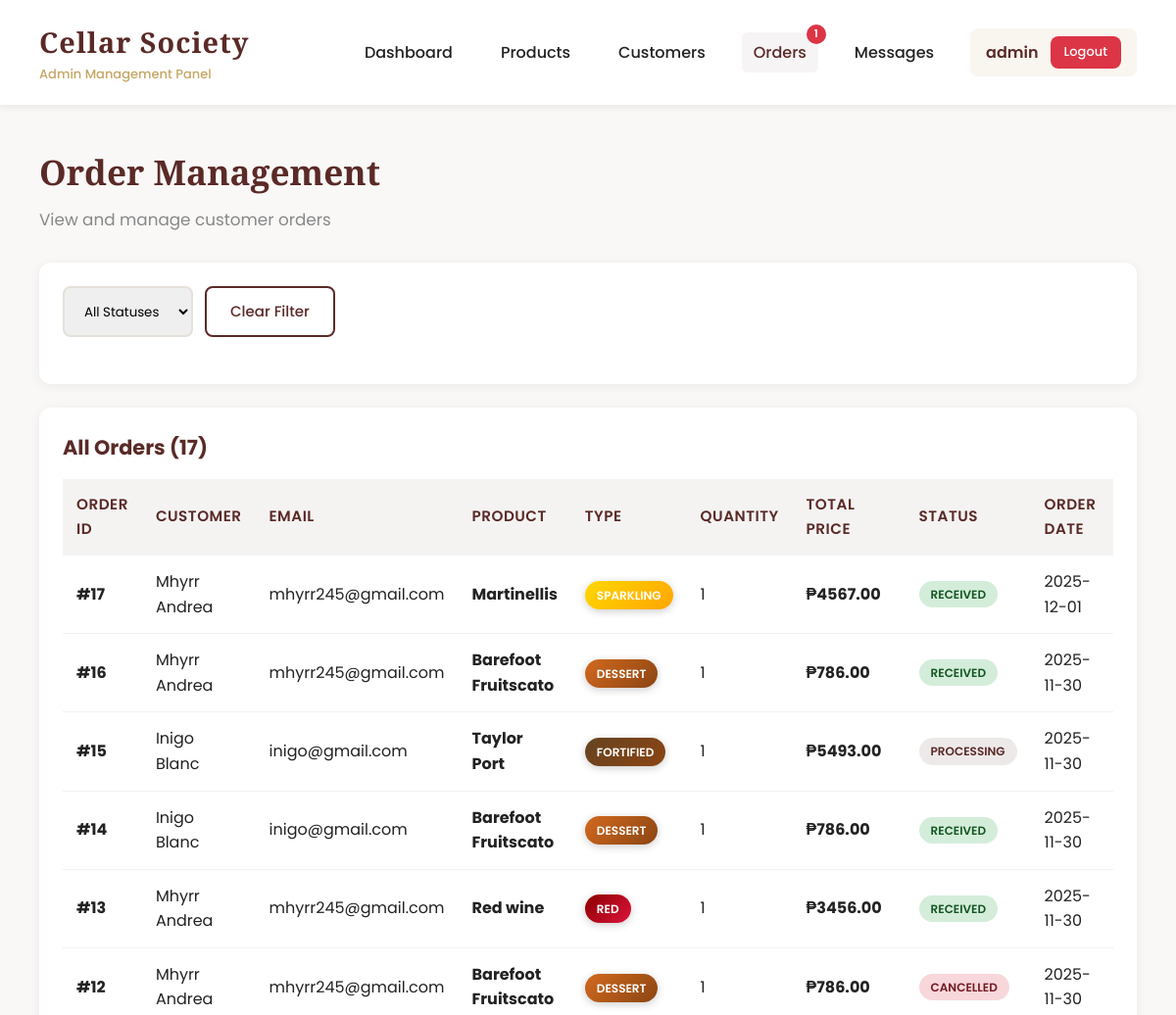
The page /orders (signed in, upper part) on the database as committed earlier.
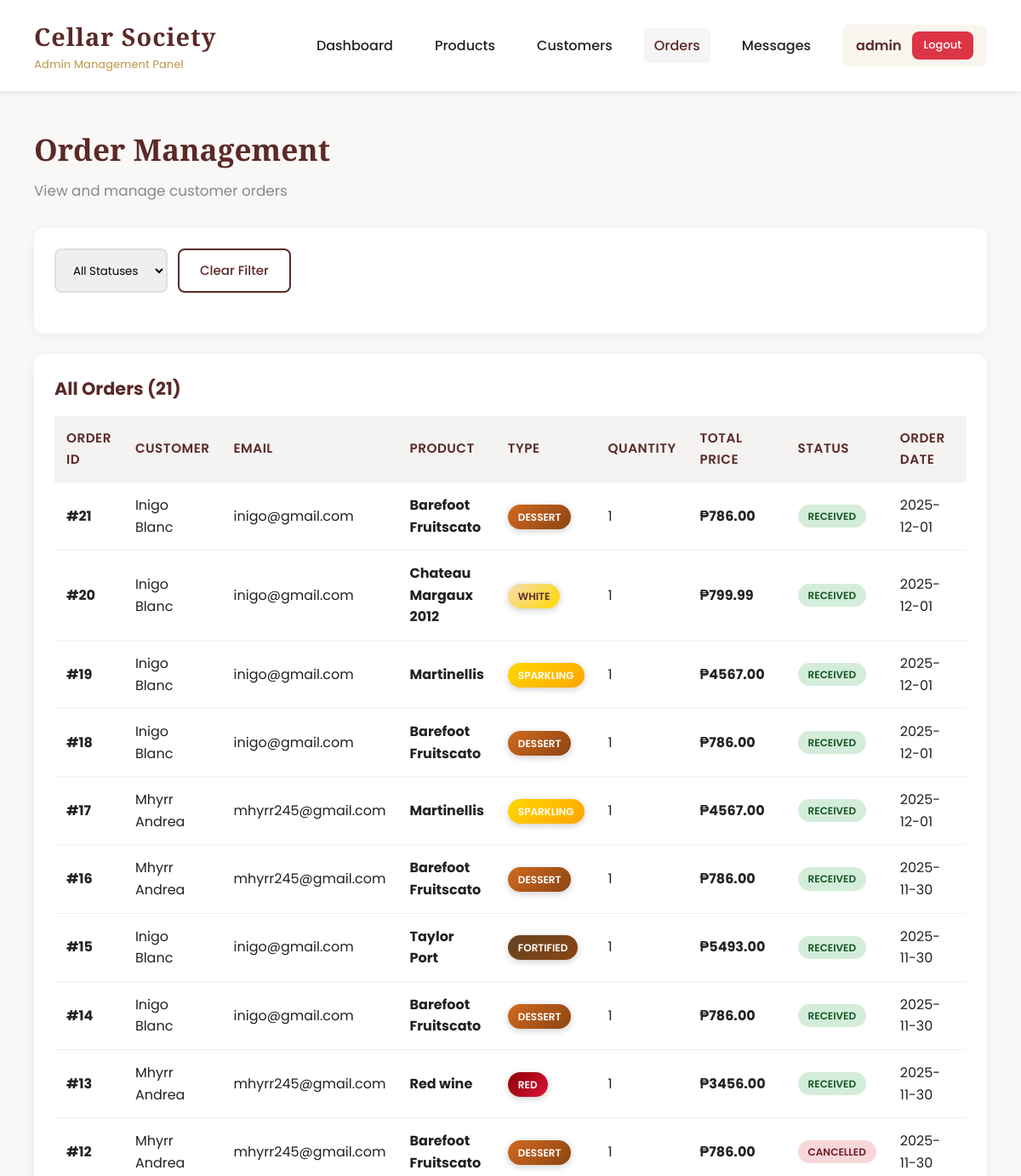
The same page on the database as committed later.
### tables this page shows
CREATE TABLE orders (
        id INTEGER PRIMARY KEY AUTOINCREMENT,
        customer_id INTEGER NOT NULL,
        product_id INTEGER NOT NULL,
        quantity INTEGER NOT NULL,
        total_price REAL NOT NULL,
        status TEXT DEFAULT 'Pending',
        order_date TIMESTAMP DEFAULT CURRENT_TIMESTAMP, estimated_delivery_date TEXT, shipped_date TEXT,
        FOREIGN KEY (customer_id) REFERENCES customers(id),
        FOREIGN KEY (product_id) REFERENCES products(id)
    );

CREATE TABLE customers (
        id INTEGER PRIMARY KEY AUTOINCREMENT,
        name TEXT NOT NULL,
        email TEXT UNIQUE NOT NULL,
        password TEXT NOT NULL,
        phone TEXT,
        address TEXT,
        joined_at TIMESTAMP DEFAULT CURRENT_TIMESTAMP
    );

CREATE TABLE products (
        id INTEGER PRIMARY KEY AUTOINCREMENT,
        name TEXT NOT NULL,
        type TEXT NOT NULL,
        region TEXT NOT NULL,
        vintage INTEGER NOT NULL,
        price REAL NOT NULL,
        alcohol REAL NOT NULL,
        stock INTEGER NOT NULL,
        description TEXT,
        image_url TEXT,
        created_at TIMESTAMP DEFAULT CURRENT_TIMESTAMP
    );

### app.py (the view)
@app.route('/orders')
@login_required
def orders():
    status_filter = request.args.get('status', '')
    conn = get_db_connection()
    query = '''
        SELECT o.*, c.name as customer_name, c.email as customer_email,
               p.name as product_name, p.type as product_type
        FROM orders o
        JOIN customers c ON o.customer_id = c.id
        JOIN products p ON o.product_id = p.id
        WHERE 1=1
    '''
    params = []
    if status_filter:
        query += ' AND o.status = ?'
        params.append(status_filter)
    query += ' ORDER BY o.order_date DESC'
    orders = conn.execute(query, params).fetchall()
    conn.close()
    return render_template('admin/orders.html', orders=orders, status_filter=status_filter)

### app.py (called while the page is built)
def get_db_connection():
    conn = sqlite3.connect('cellar_society.db')
    conn.row_factory = sqlite3.Row
    return conn

def login_required(f):
    @wraps(f)
    def decorated_function(*args, **kwargs):
        if 'admin_id' not in session:
            flash('Please login first', 'error')
            return redirect(url_for('login'))
        return f(*args, **kwargs)
    return decorated_function

def get_admin_notification_counts():
    conn = get_db_connection()
    pending_orders = conn.execute('''
        SELECT COUNT(*) as count FROM orders
        WHERE status = 'Pending'
    ''').fetchone()['count']
    processing_orders = conn.execute('''
        SELECT COUNT(*) as count FROM orders
        WHERE status = 'Processing'
    ''').fetchone()['count']
    unread_messages = conn.execute('''
        SELECT COUNT(*) as count FROM messages
        WHERE sender_type = 'customer' AND is_read = 0
    ''').fetchone()['count']
    conn.close()
    total = pending_orders + processing_orders + unread_messages
    return {
        'pending_orders': pending_orders,
        'processing_orders': processing_orders,
        'unread_messages': unread_messages,
        'total': total
    }

### templates/admin/orders.html (shortened to what the changed rows need)
{% extends "admin/base.html" %}
{% block content %}
<div class="page-header">
    <h2>Order Management</h2>
</div>
<div class="card">
    <h3>All Orders ({{ orders|length }})</h3>
    {% if orders %}
    <div class="table-container">
        <table>
            <thead>
                <tr>
                    <th>Order ID</th>
                    <th>Customer</th>
                    <th>Email</th>
                    <th>Product</th>
                    <th>Type</th>
                    <th>Quantity</th>
                    <th>Total Price</th>
                    <th>Status</th>
                    <th>Order Date</th>
                    <th>Actions</th>
                </tr>
            </thead>
            <tbody>
                {% for order in orders %}
                <tr>
                    <td><strong>#{{ order.id }}</strong></td>
                    <td>{{ order.customer_name }}</td>
                    <td>{{ order.customer_email }}</td>
                    <td><strong>{{ order.product_name }}</strong></td>
                    <td>
                        {% if order.product_type == 'Red' %}
                            <span style="background: linear-gradient(135deg, #8B0000, #DC143C); color: white; padding: 6px 12px; border-radius: 20px; font-size: 12px; font-weight: 600;
                            text-transform: uppercase; box-shadow: 0 2px 8px rgba(0,0,0,0.2);">
                                Red
                            </span>
                        {% elif order.product_type == 'White' %}
                            <span style="background: linear-gradient(135deg, #F5DEB3, #FFD700); color: #5a2a27; padding: 6px 12px; border-radius: 20px; font-size: 12px; font-weight: 600;
                            text-transform: uppercase; box-shadow: 0 2px 8px rgba(0,0,0,0.2);">
                                White
                            </span>
                        {% elif order.product_type == 'Rosé' %}
                            <span style="background: linear-gradient(135deg, #FFB6C1, #FF69B4); color: white; padding: 6px 12px; border-radius: 20px; font-size: 12px; font-weight: 600;
                            text-transform: uppercase; box-shadow: 0 2px 8px rgba(0,0,0,0.2);">
                                Rosé
                            </span>
                        {% elif order.product_type == 'Sparkling' %}
                            <span style="background: linear-gradient(135deg, #FFD700, #FFA500); color: white; padding: 6px 12px; border-radius: 20px; font-size: 12px; font-weight: 600;
                            text-transform: uppercase; box-shadow: 0 2px 8px rgba(0,0,0,0.2);">
                                Sparkling
                            </span>
                        {% elif order.product_type == 'Dessert' %}
                            <span style="background: linear-gradient(135deg, #D2691E, #8B4513); color: white; padding: 6px 12px; border-radius: 20px; font-size: 12px; font-weight: 600;
                            text-transform: uppercase; box-shadow: 0 2px 8px rgba(0,0,0,0.2);">
                                Dessert
                            </span>
                        {% elif order.product_type == 'Fortified' %}
                            <span style="background: linear-gradient(135deg, #654321, #8B4513); color: white; padding: 6px 12px; border-radius: 20px; font-size: 12px; font-weight: 600;
                            text-transform: uppercase; box-shadow: 0 2px 8px rgba(0,0,0,0.2);">
                                Fortified
                            </span>
                        {% else %}
                            <span style="background: linear-gradient(135deg, var(--primary), #6a302c); color: white; padding: 6px 12px; border-radius: 20px; font-size: 12px; font-weight: 600;
                            text-transform: uppercase; box-shadow: 0 2px 8px rgba(0,0,0,0.2);">
                                {{ order.product_type }}
                            </span>
                        {% endif %}
                    </td>
                    <td>{{ order.quantity }}</td>
                    <td><strong>₱{{ "%.2f"|format(order.total_price) }}</strong></td>
                    <td>
                        {% if order.status == 'Pending' %}
                            <span class="badge warning">{{ order.status }}</span>
                        {% elif order.status == 'Processing' %}
                            <span class="badge primary">{{ order.status }}</span>
                        {% elif order.status == 'Delivered' %}
                            <span class="badge success">{{ order.status }}</span>
                        {% elif order.status == 'Received' %}
                            <span class="badge success">{{ order.status }}</span>
                        {% elif order.status == 'Cancelled' %}
                            <span class="badge danger">{{ order.status }}</span>
                        {% else %}
                            <span class="badge">{{ order.status }}</span>
                        {% endif %}
                    </td>
                    <td>{{ order.order_date[:10] }}</td>
                    <td>
                    </td>
                </tr>
                {% endfor %}
            </tbody>
        </table>
    </div>
    {% else %}
    <div class="empty-state">
        <h3>No Orders Found</h3>
        <p>Customer orders will appear here.</p>
        <p style="margin-top: 8px; color: var(--muted); font-size: 14px;">Orders are created through the customer portal.</p>
    </div>
    {% endif %}
</div>
{% endblock %}

Rows that differ between the two databases and show on the page:
added orders: id "21", customer_name "Inigo Blanc", customer_email "inigo@gmail.com", product_name "Barefoot Fruitscato", shows "DESSERT", quantity "1", total_price "786.00", status "RECEIVED", order_date "2025-12-01"
added orders: id "20", customer_name "Inigo Blanc", customer_email "inigo@gmail.com", product_name "Chateau Margaux 2012", shows "WHITE", quantity "1", total_price "799.99", status "RECEIVED", order_date "2025-12-01"
added orders: id "19", customer_name "Inigo Blanc", customer_email "inigo@gmail.com", product_name "Martinellis", shows "SPARKLING", quantity "1", total_price "4567.00", status "RECEIVED", order_date "2025-12-01"
added orders: id "18", customer_name "Inigo Blanc", customer_email "inigo@gmail.com", product_name "Barefoot Fruitscato", shows "DESSERT", quantity "1", total_price "786.00", status "RECEIVED", order_date "2025-12-01"
changed orders "Taylor Port": status "PROCESSING" → "RECEIVED"
Other text that changed with them:
{{ orders|length }}: "17" → "21"
{{ notifications.pending_orders + notifications.processing_orders }}: "1" → (not shown)
